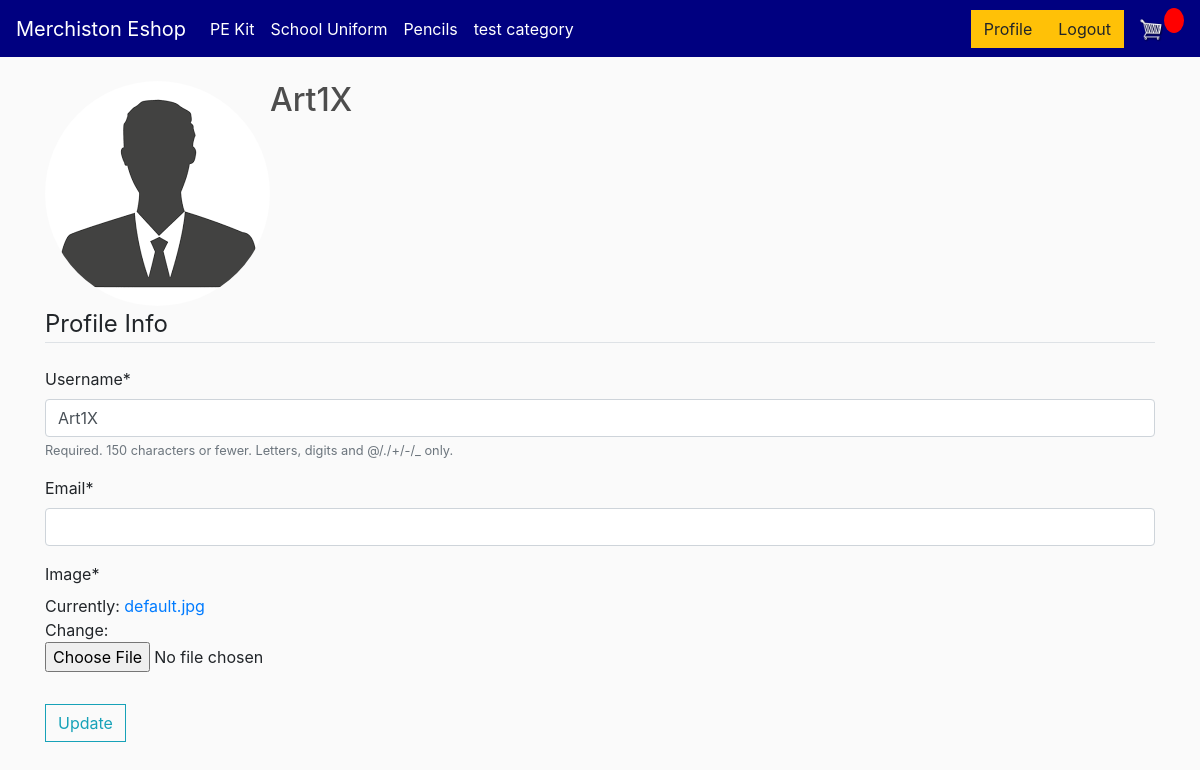
/profile/ (signed in), run on the app's committed database.
### store/models.py (models this page shows, shortened)
class Category(models.Model):
    title = models.CharField(max_length=255)
    slug = models.SlugField(max_length=255, unique=True, default=uuid.uuid1)
    class Meta:
        verbose_name_plural = 'Categories'

### users/models.py (models this page shows, shortened)
class Profile(models.Model):
    user = models.OneToOneField(User, null=True, on_delete=models.CASCADE)
    image = models.ImageField(default='default.jpg', upload_to='profile_pics')

### users/views.py (the view)
# urls.py: path('profile/', user_views.profile, name='profile'),
@login_required
def profile(request):
    if request.method == 'POST':
        u_form = UserUpdateForm(request.POST, instance=request.user)
        p_form = ProfileUpdateForm(request.POST, request.FILES, instance=request.user)
        if u_form.is_valid() and p_form.is_valid():
            u_form.save()
            p_form.save()
            messages.success(request, f'Your account has been updated!')
            return redirect('profile')
    else:
        u_form = UserUpdateForm(instance=request.user)
        p_form = ProfileUpdateForm(instance=request.user.profile)
    context = {
        'u_form': u_form,
        'p_form': p_form
    }
    return render(request, 'users/profile.html', context)

### users/forms.py
class UserUpdateForm(forms.ModelForm):
    email = forms.EmailField()
    class Meta:
        model = User
        fields = ['username', 'email']

class ProfileUpdateForm(forms.ModelForm):
    class Meta:
        model = Profile
        fields = ['image']

### store/context_processors.py (called while the page is built)
def menu_categories(request):
    categories = Category.objects.all()
    return {'menu_categories': categories}

### users/templates/users/profile.html (shortened to what this page needs)
{% extends 'store/main.html' %}
{% load crispy_forms_filters %}
{% load crispy_forms_tags %}
{% block content %}
    <div class="content-section">
        <div class="media">
            <img class="rounded-circle account-img" src="{{ user.profile.image.url }}">
            <div class="media-body">
                <h2 class="account-heading">{{ user.username }}</h2>
            </div>
        </div>
        <form method="POST" enctype="multipart/form-data">
            <fieldset class="form-group">
                <legend class="border-bottom mb-4">Profile Info</legend>
                {{ u_form|crispy }}
                {{ p_form|crispy }}
            </fieldset>
            <div class="form-group">
                <button class="btn btn-outline-info" type="submit">Update</button>
            </div>
        </form>
    </div>
{% endblock content %}

### store/templates/store/main.html (shortened to what this page needs)
<!DOCTYPE html>
{% load static %}
<html>
<head>
	<link rel="stylesheet" href="https://stackpath.bootstrapcdn.com/bootstrap/4.4.1/css/bootstrap.min.css">
	<link rel="stylesheet" type="text/css" href="{% static 'css/main.css' %}">
</head>
<body>
	<nav class="navbar navbar-expand-lg navbar-dark bg-dark">
	  <a class="navbar-brand" href="{% url 'store' %}">Merchiston Eshop</a>
	  <div class="collapse navbar-collapse" id="navbarSupportedContent">
	    <ul class="navbar-nav mr-auto">
            {% for category in menu_categories %}
                {% if not category.children.all %}
                    <li class="nav-item active">
                <a class="nav-link" href="{% url 'category_detail' category.slug %}">{{ category.title }}</a>
                {% endif %}
					{% endfor %}
                </li>
	    </ul>
	    <div class="form-inline my-2 my-lg-0">
            {% if user.is_authenticated %}
                <a href="{% url 'profile' %}"class="btn btn-warning">Profile</a>
	     	    <a href="{% url 'logout' %}"class="btn btn-warning">Logout</a>
            {% else %}
	     	    <a href="{% url 'login' %}"class="btn btn-warning">Login</a>
                <a href="{% url 'register' %}"class="btn btn-warning">Register</a>
            {% endif %}
            <a href="{% url 'cart' %}">
	    		<img  id="cart-icon" src="{% static 'images/cart.png' %}">
	    	</a>
	    	<p id="cart-total">{{cartItems}}</p>
	    </div>
	  </div>
	</nav>
     <div class="container">
            <br>
            {% block content %}
            {% endblock content %}
         </div>
</body>
</html>

### static/css/main.css (style rules this page uses)
body { background-color: hsl(0, 0%, 98%); }
h1,h2,h3,h4,h5,h6 { color:hsl(0, 0%, 30%); }
.bg-dark { background-color: #000080!important; }
#cart-icon { width:25px; display: inline-block; margin-left: 15px; }
#cart-total { display: block; text-align: center; color:#fff; background-color: red; width: 20px; height: 25px; border-radius: 50%; font-size: 14px; }
.btn { border-radius: 0; }

### data on the page
Category: title "PE Kit"
Category: title "School Uniform"
Category: title "Pencils"
Category: title "test category"

### other printed values
{{ user.username }} "Art1X"
